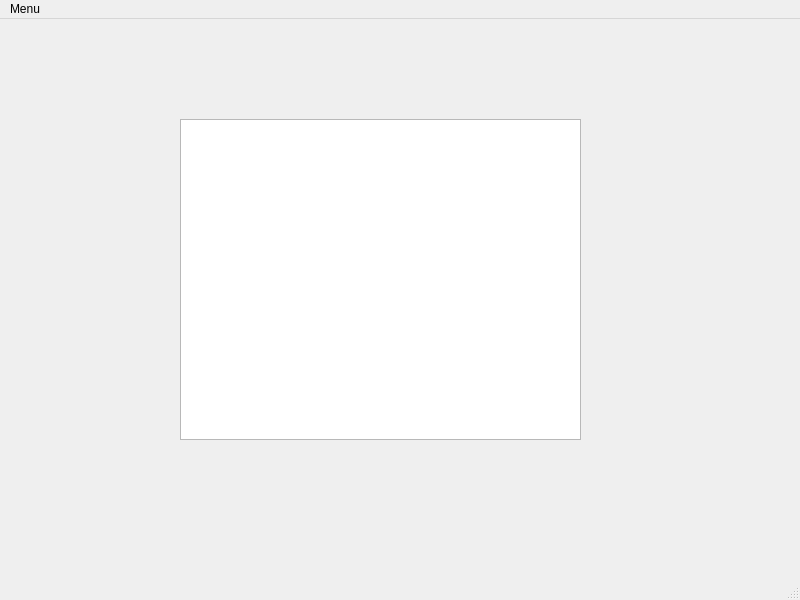
<?xml version="1.0" encoding="UTF-8"?>
<ui version="4.0">
 <class>BibliographieInterface</class>
 <widget class="QMainWindow" name="BibliographieInterface">
  <property name="geometry">
   <rect>
    <x>0</x>
    <y>0</y>
    <width>800</width>
    <height>600</height>
   </rect>
  </property>
  <property name="windowTitle">
   <string>BibliographieInterface</string>
  </property>
  <widget class="QWidget" name="centralwidget">
   <widget class="QTextEdit" name="affichage">
    <property name="geometry">
     <rect>
      <x>180</x>
      <y>100</y>
      <width>401</width>
      <height>321</height>
     </rect>
    </property>
    <property name="readOnly">
     <bool>true</bool>
    </property>
   </widget>
  </widget>
  <widget class="QMenuBar" name="menubar">
   <property name="geometry">
    <rect>
     <x>0</x>
     <y>0</y>
     <width>800</width>
     <height>22</height>
    </rect>
   </property>
   <widget class="QMenu" name="menuInterface">
    <property name="title">
     <string>Menu</string>
    </property>
    <widget class="QMenu" name="menuAjouter_un_r_f_rence">
     <property name="title">
      <string>Ajouter un référence</string>
     </property>
     <addaction name="actionAjouter_un_ouvrage"/>
     <addaction name="actionAjouter_un_journal"/>
    </widget>
    <addaction name="menuAjouter_un_r_f_rence"/>
    <addaction name="actionSuprimmer_un_r_f_rence"/>
    <addaction name="actionQuitter"/>
   </widget>
   <addaction name="menuInterface"/>
  </widget>
  <widget class="QStatusBar" name="statusbar"/>
  <action name="actionSuprimmer_un_r_f_rence">
   <property name="text">
    <string>Supprimer référence</string>
   </property>
  </action>
  <action name="actionQuitter">
   <property name="text">
    <string>Quitter</string>
   </property>
  </action>
  <action name="actionAjouter_un_ouvrage">
   <property name="text">
    <string>Ajouter un ouvrage</string>
   </property>
  </action>
  <action name="actionAjouter_un_journal">
   <property name="text">
    <string>Ajouter un journal</string>
   </property>
  </action>
 </widget>
 <resources/>
 <connections>
  <connection>
   <sender>actionQuitter</sender>
   <signal>triggered()</signal>
   <receiver>BibliographieInterface</receiver>
   <slot>close()</slot>
   <hints>
    <hint type="sourcelabel">
     <x>-1</x>
     <y>-1</y>
    </hint>
    <hint type="destinationlabel">
     <x>399</x>
     <y>299</y>
    </hint>
   </hints>
  </connection>
  <connection>
   <sender>actionAjouter_un_journal</sender>
   <signal>triggered()</signal>
   <receiver>BibliographieInterface</receiver>
   <slot>ajouterJournal()</slot>
   <hints>
    <hint type="sourcelabel">
     <x>-1</x>
     <y>-1</y>
    </hint>
    <hint type="destinationlabel">
     <x>399</x>
     <y>299</y>
    </hint>
   </hints>
  </connection>
  <connection>
   <sender>actionAjouter_un_ouvrage</sender>
   <signal>triggered()</signal>
   <receiver>BibliographieInterface</receiver>
   <slot>ajouterOuvrage()</slot>
   <hints>
    <hint type="sourcelabel">
     <x>-1</x>
     <y>-1</y>
    </hint>
    <hint type="destinationlabel">
     <x>399</x>
     <y>299</y>
    </hint>
   </hints>
  </connection>
  <connection>
   <sender>actionSuprimmer_un_r_f_rence</sender>
   <signal>triggered()</signal>
   <receiver>BibliographieInterface</receiver>
   <slot>supprimerReference()</slot>
   <hints>
    <hint type="sourcelabel">
     <x>-1</x>
     <y>-1</y>
    </hint>
    <hint type="destinationlabel">
     <x>399</x>
     <y>299</y>
    </hint>
   </hints>
  </connection>
 </connections>
 <slots>
  <slot>supprimerReference()</slot>
  <slot>ajouterJournal()</slot>
  <slot>ajouterOuvrage()</slot>
  <slot>validation()</slot>
 </slots>
</ui>
